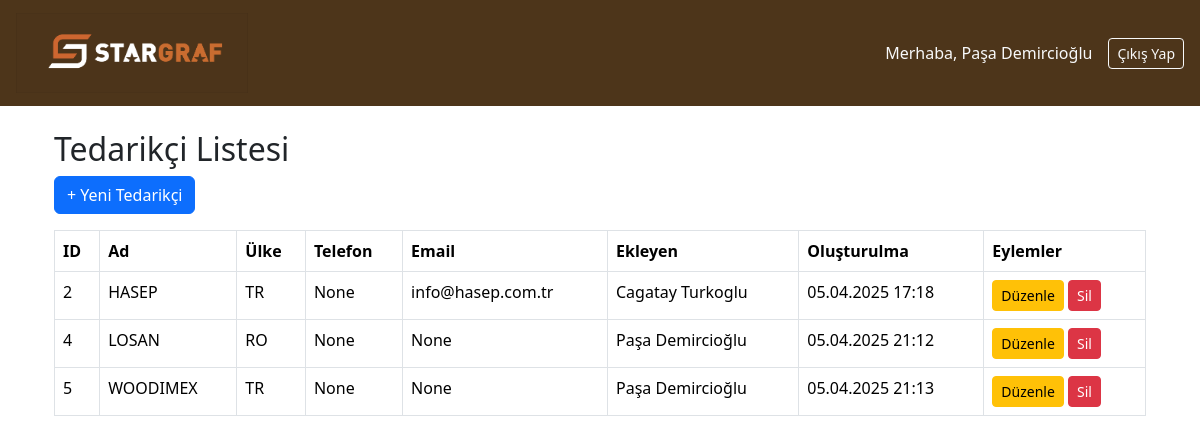
Page /suppliers/ (signed in) on the committed database.
### core/models.py (models this page shows, shortened)
class Supplier(models.Model):
    name = models.CharField(max_length=100, verbose_name="Tedarikçi Adı")
    country = models.CharField(max_length=100, blank=True, verbose_name="Ülke")
    phone = models.CharField(max_length=20, null=True, blank=True, verbose_name="Telefon")
    email = models.EmailField(blank=True, null=True, verbose_name="E-posta")
    note = models.TextField(blank=True, null=True, verbose_name="Not")
    created_by = models.ForeignKey(User, on_delete=models.SET_NULL, null=True, related_name="created_suppliers")
    created_at = models.DateTimeField(auto_now_add=True)
    updated_by = models.ForeignKey(User, on_delete=models.SET_NULL, null=True, related_name="updated_suppliers")
    updated_at = models.DateTimeField(auto_now=True)

### core/views.py (the view)
# urls.py: path('suppliers/', SupplierListView.as_view(), name='supplier_list'),
class SupplierListView(LoginRequiredMixin, ListView):
    model = Supplier
    template_name = "core/supplier_list.html"
    context_object_name = "suppliers"

### core/templates/core/supplier_list.html
{% extends "base.html" %}
{% block content %}
  <div class="container mt-4">
    <h2>Tedarikçi Listesi</h2>
    <a href="{% url 'supplier_create' %}" class="btn btn-primary mb-3">+ Yeni Tedarikçi</a>
    <table class="table table-bordered">
      <thead>
        <tr>
          <th>ID</th>
          <th>Ad</th>
          <th>Ülke</th>
          <th>Telefon</th>
          <th>Email</th>
          <th>Ekleyen</th>
          <th>Oluşturulma</th>
          <th>Eylemler</th>
        </tr>
      </thead>
      <tbody>
        {% for supplier in suppliers %}
          <tr>
            <td>{{ supplier.id }}</td>
            <td>{{ supplier.name }}</td>
            <td>{{ supplier.country }}</td>
            <td>{{ supplier.phone }}</td>
            <td>{{ supplier.email }}</td>
            <td>{{ supplier.created_by.first_name }} {{ supplier.created_by.last_name }}</td>
            <td>{{ supplier.created_at|date:"d.m.Y H:i" }}</td>
            <td>
                <a href="{% url 'supplier_edit' supplier.id %}" class="btn btn-sm btn-warning">Düzenle</a>
                <a href="{% url 'supplier_delete' supplier.id %}" class="btn btn-sm btn-danger">Sil</a>
            </td>
          </tr>
        {% empty %}
          <tr><td colspan="6">Hiç tedarikçi yok.</td></tr>
        {% endfor %}
      </tbody>
    </table>
  </div>
{% endblock %}

### core/templates/base.html (shortened to what this page needs)
<!DOCTYPE html>
<html lang="tr">
{% load static %}
<head>
    <link rel="stylesheet" href="https://cdn.jsdelivr.net/npm/bootstrap@5.3.3/dist/css/bootstrap.min.css">
</head>
<body>
    <nav class="navbar navbar-expand-lg px-3" style="background-color: rgb(77, 53, 26);">
        <a class="navbar-brand" href="/">
            <img src="{% static 'img/LOGO.png' %}" alt="Logo" height="80">
        </a>
        <div class="ms-auto d-flex align-items-center">
          {% if user.is_authenticated %}
            <span class="text-light me-3">
              Merhaba, {{ user.first_name }} {{ user.last_name }}
            </span>
            <a href="{% url 'logout' %}" class="btn btn-outline-light btn-sm">Çıkış Yap</a>
          {% else %}
            <a href="{% url 'login' %}" class="btn btn-light btn-sm">Giriş Yap</a>
          {% endif %}
        </div>
    </nav>
    <main class="container mt-4">
        {% block content %}
        {% endblock %}
    </main>
</body>
</html>

### rows in the picture
Supplier: id "2", name "HASEP", country "TR", phone "None", email "info@hasep.com.tr", created_by.first_name "Cagatay", created_by.last_name "Turkoglu", created_at "05.04.2025 17:18"
Supplier: id "4", name "LOSAN", country "RO", phone "None", email "None", created_by.first_name "Paşa", created_by.last_name "Demircioğlu", created_at "05.04.2025 21:12"
Supplier: id "5", name "WOODIMEX", country "TR", phone "None", email "None", created_by.first_name "Paşa", created_by.last_name "Demircioğlu", created_at "05.04.2025 21:13"

### other values in the picture
{{ user.first_name }} "Paşa"
{{ user.last_name }} "Demircioğlu"
